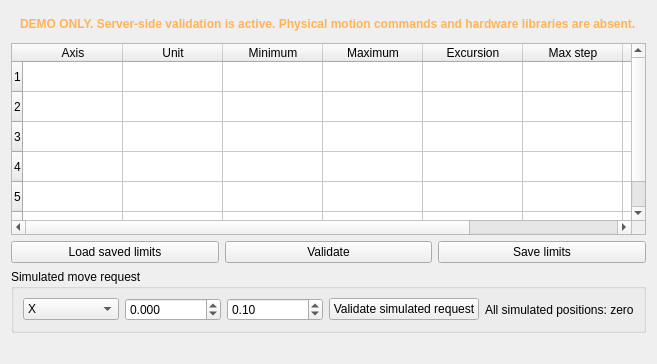
      <widget class="QWidget" name="motionTab">
       <attribute name="title">
        <string>Motion Limits (Simulation)</string>
       </attribute>
       <layout class="QVBoxLayout" name="motionLayout">
        <item>
         <widget class="QLabel" name="motionWarning">
          <property name="styleSheet">
           <string>font-weight:bold;color:#ffb454;padding:6px;</string>
          </property>
          <property name="text">
           <string>DEMO ONLY. Server-side validation is active. Physical motion commands and hardware libraries are absent.</string>
          </property>
         </widget>
        </item>
        <item>
         <widget class="QTableWidget" name="motionTable">
          <property name="rowCount">
           <number>6</number>
          </property>
          <property name="columnCount">
           <number>8</number>
          </property>
          <row/>
          <row/>
          <row/>
          <row/>
          <row/>
          <row/>
          <column>
           <property name="text">
            <string>Axis</string>
           </property>
          </column>
          <column>
           <property name="text">
            <string>Unit</string>
           </property>
          </column>
          <column>
           <property name="text">
            <string>Minimum</string>
           </property>
          </column>
          <column>
           <property name="text">
            <string>Maximum</string>
           </property>
          </column>
          <column>
           <property name="text">
            <string>Excursion</string>
           </property>
          </column>
          <column>
           <property name="text">
            <string>Max step</string>
           </property>
          </column>
          <column>
           <property name="text">
            <string>Max speed</string>
           </property>
          </column>
          <column>
           <property name="text">
            <string>Max load</string>
           </property>
          </column>
         </widget>
        </item>
        <item>
         <layout class="QHBoxLayout" name="motionSaveLayout">
          <item>
           <widget class="QPushButton" name="loadLimitsButton">
            <property name="text">
             <string>Load saved limits</string>
            </property>
           </widget>
          </item>
          <item>
           <widget class="QPushButton" name="validateLimitsButton">
            <property name="text">
             <string>Validate</string>
            </property>
           </widget>
          </item>
          <item>
           <widget class="QPushButton" name="saveLimitsButton">
            <property name="text">
             <string>Save limits</string>
            </property>
           </widget>
          </item>
         </layout>
        </item>
        <item>
         <widget class="QGroupBox" name="motionSimulationGroup">
          <property name="title">
           <string>Simulated move request</string>
          </property>
          <layout class="QHBoxLayout" name="motionSimulationLayout">
           <item>
            <widget class="QComboBox" name="motionAxisCombo">
             <item>
              <property name="text">
               <string>X</string>
              </property>
             </item>
             <item>
              <property name="text">
               <string>Y</string>
              </property>
             </item>
             <item>
              <property name="text">
               <string>Z</string>
              </property>
             </item>
             <item>
              <property name="text">
               <string>RX</string>
              </property>
             </item>
             <item>
              <property name="text">
               <string>RY</string>
              </property>
             </item>
             <item>
              <property name="text">
               <string>RZ</string>
              </property>
             </item>
            </widget>
           </item>
           <item>
            <widget class="QDoubleSpinBox" name="motionTargetSpin">
             <property name="decimals">
              <number>3</number>
             </property>
             <property name="minimum">
              <double>-100.000000000000000</double>
             </property>
             <property name="maximum">
              <double>100.000000000000000</double>
             </property>
            </widget>
           </item>
           <item>
            <widget class="QDoubleSpinBox" name="motionSpeedSpin">
             <property name="minimum">
              <double>0.000000000000000</double>
             </property>
             <property name="maximum">
              <double>100.000000000000000</double>
             </property>
             <property name="value">
              <double>0.100000000000000</double>
             </property>
            </widget>
           </item>
           <item>
            <widget class="QPushButton" name="simulateMotionButton">
             <property name="text">
              <string>Validate simulated request</string>
             </property>
            </widget>
           </item>
           <item>
            <widget class="QLabel" name="simulatedPositionLabel">
             <property name="text">
              <string>All simulated positions: zero</string>
             </property>
            </widget>
           </item>
          </layout>
         </widget>
        </item>
        <item>
         <spacer name="motionSpacer">
          <property name="orientation">
           <enum>Qt::Vertical</enum>
          </property>
          <property name="sizeHint" stdset="0">
           <size>
            <width>20</width>
            <height>20</height>
           </size>
          </property>
         </spacer>
        </item>
       </layout>
      </widget>
